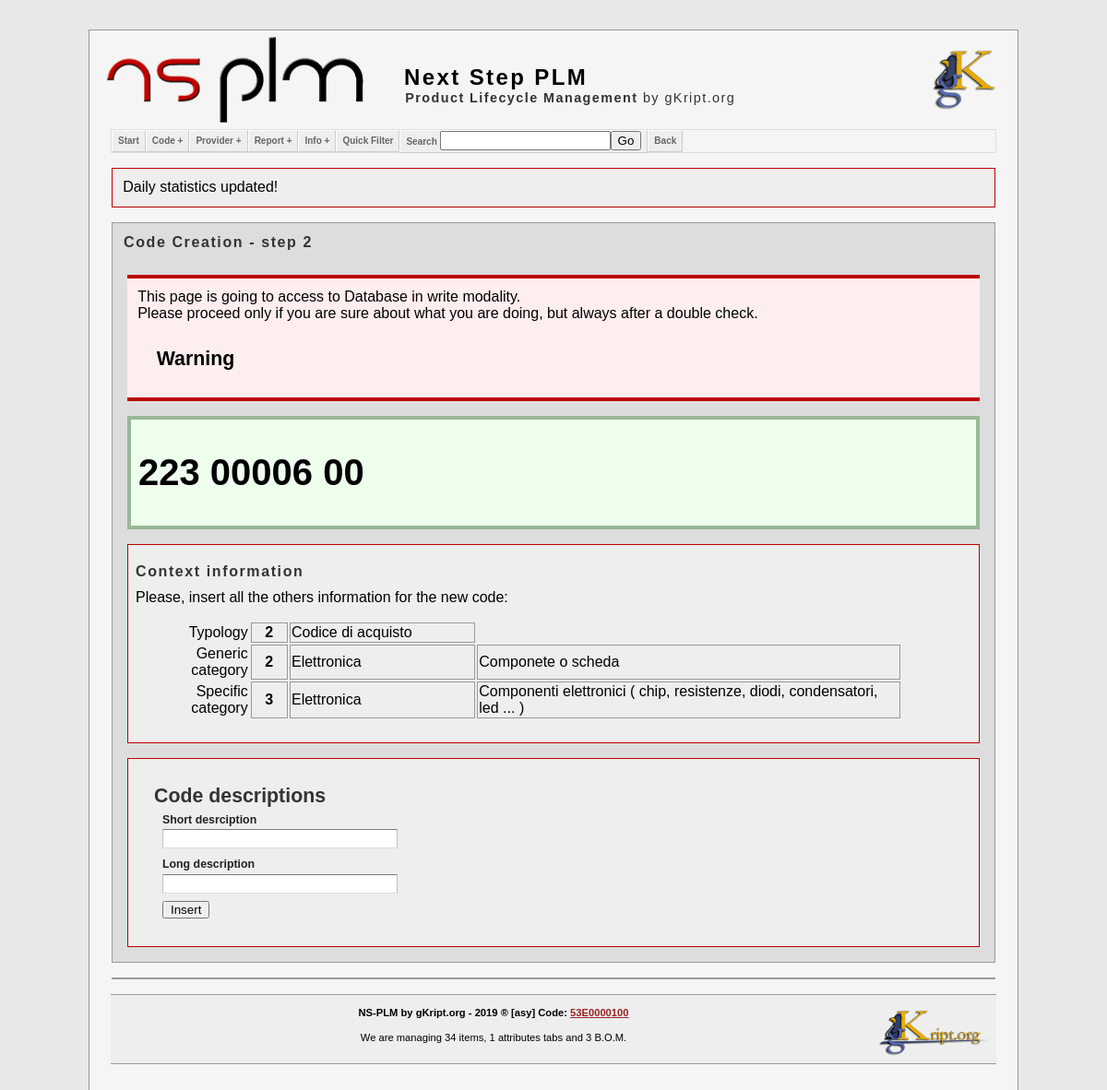
Page /code.php?T=2&G=2&S=3&action=Create on the earlier database version.
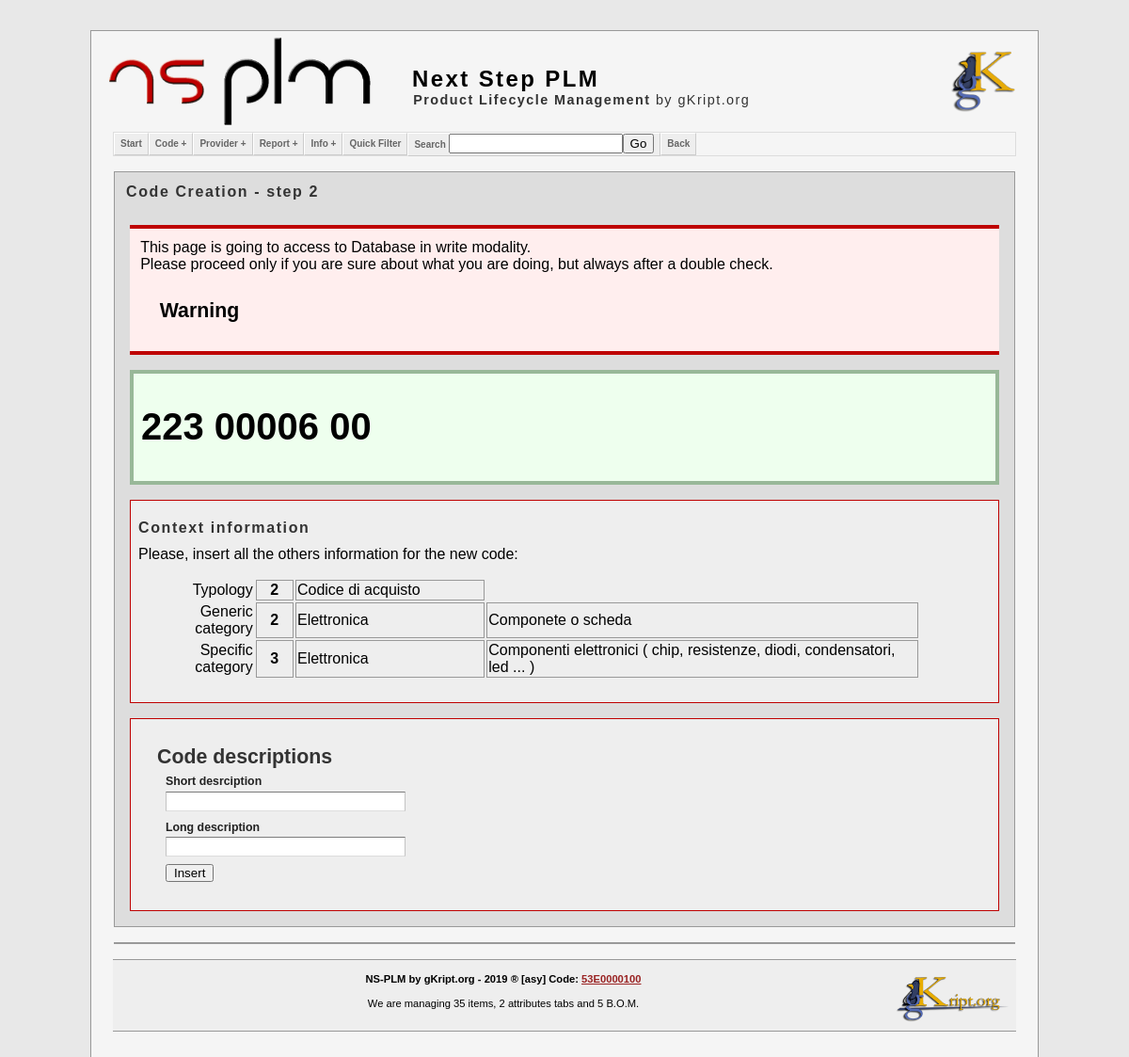
Same page on the later database version.
### tables this page shows
CREATE TABLE IF NOT EXISTS `statistics` (
  `statid` int(11) NOT NULL AUTO_INCREMENT,
  `name` varchar(32) NOT NULL,
  `value` varchar(32) NOT NULL,
  `timest` timestamp NOT NULL DEFAULT current_timestamp(),
  UNIQUE KEY `statid` (`statid`)
);

### src/php/code_functions.php (called while the page is built, shortened)
<?php
	function get_new_code( $t, $g, $s ) {
		global $mysqli;
		$srch = "$t$g$s";
		$sql = "SELECT *  FROM `elenco_codici` WHERE `codice` LIKE '$srch%' ORDER BY `codice`  DESC Limit 0,1";
		$result = $mysqli->query( $sql ) or
			die( "query_single_line() : Problem with query<br/>&nbsp;&nbsp;&nbsp;&nbsp;Query : $sql<br/>&nbsp;&nbsp;&nbsp;&nbsp;MySql :" . $mysqli->error ."<br/>" );
		if ( $row = $result->fetch_array() )
			$code = $row[ "codice" ];
		else
				return "$t$g$s" . "0000100";
		$cod_id = (int)substr($code, 3, 5);
		$ncode_id = sprintf( "%05d" , $cod_id + 1 );
		$ret = $srch . $ncode_id . "00";
		return $ret;
	}
?>

### src/php/statistics.php (called while the page is built, shortened)
<?php
	function stat_codes_total_from_stats( $sentence = 1 ) {
		$sql = "SELECT * FROM `statistics` WHERE `name` = 'CodeCountDaily' ORDER BY `statistics`.`timest` DESC LIMIT 0,1";
		$value = query_get_a_field( $sql , "value" );
		if ( $sentence )
			return "We are managing $value codes!";
		else
			return $value;
	}
	function stat_attributes_total_from_stats( $sentence = 1 ) {
		$sql = "SELECT * FROM `statistics` WHERE `name` = 'AttribCountDaily' ORDER BY `statistics`.`timest` DESC LIMIT 0,1";
		$value = query_get_a_field( $sql , "value" );
		if ( $sentence )
			return "We are managing $value attributes!";
		else
			return $value;
	}
	function stat_bom_total_from_stats( $sentence = 1 ) {
		$sql = "SELECT * FROM `statistics` WHERE `name` = 'BomCountDaily' ORDER BY `statistics`.`timest` DESC LIMIT 0,1";
		$value = query_get_a_field( $sql , "value" );
		if ( $sentence )
			return "We are managing $value B.O.M.!";
		else
			return $value;
	}
 ?>

### src/php/mysqli_utils.php (called while the page is built, shortened)
<?php
	function query_get_result( $query  , $echo = 0 ) {
		global $mysqli;
		$result = $mysqli->query ( $query ) or
			die( "query_single_line() : Problem with query<br/>&nbsp;&nbsp;&nbsp;&nbsp;Query true: $query<br/>&nbsp;&nbsp;&nbsp;&nbsp;MySql :" . $mysqli->error ."<br/>" );
		if ( $result->num_rows != 0 )
			return $result;
		else
			return NULL;
	}
	function query_get_a_field( $query , $fname  , $echo = 0 ) {
		$result = query_get_result( $query );
		if ( $row = $result->fetch_array() )
			return $row[ $fname ];
		else
			return 0;
	}
?>

### src/php/codemenu.php (the view, shortened to what this page needs)
<?php
	function emphasis_code( $code , $bl = 0 ) {
		if ( ! $bl )
			$code_split = substr($code, 0, 3) . "  " . substr($code, 3, 5) . "  " . substr($code, 8, 2);
		else if ( $bl == 1)
			$code_split = substr($code, 0, 3) . "  " . substr($code, 3, 5) . "  " . "<span class=\"blink_text\">" . substr($code, 8, 2) . "</span>";
		else if ( $bl == 2)
			$code_split = substr($code, 0, 3) . "  " . "<span class=\"blink_text\">" . substr($code, 3, 5) . "</span>" . "  " . substr($code, 8, 2);
		if ( ! $bl )
			echo "<blockquote class=\"code\">";
		else
			echo "<blockquote class=\"code_update\">";
?>
		<h1>
			<?php
					echo $code_split;
			?>
		</h1>
		</blockquote>
<?php
	}
?>

### src/php/utils.php (shortened to what this page needs)
<?php
	function println( $text ) {
		echo $text . "\n";
	}
	function link_css( $name , $path , $src = "local"  ) {
		if ( $src == "local" ) {
			$fname = $path . $name;
			println( "<link rel=\"stylesheet\" href=\"$fname\" type=\"text/css\" />" );
		}
		else if ( $src == "online" ) {
			println( "<link rel=\"stylesheet\" href=\"$path\" type=\"text/css\" />" );
		}
	}
	function insert_blockquote( $text , $type = "Blockquote" , $die = 0 ) {
		$border = "";
		if ( $type == "Blockquote" )
			$border = "border-top:1px solid #999; border-bottom:1px solid #999; background-color:#edd;";
		if ( $type == "Notice" )
			$border = "border-top:1px solid #999; border-bottom:1px solid #999; background-color:#eef;";
		else if ( $type == "Caution" )
			$border = "border-top:4px solid #e8e848; border-bottom:4px solid #e8e848; background-color:#ffd;";
		else if ( $type == "Warning" )
			$border = "border-top:4px solid #be0000; border-bottom:4px solid #be0000; background-color:#fee; text-align: justify; text-justify: inter-word;";
		else if ( $type == "Error" )
			$border = "border-top:10px solid #be0000; border-bottom:10px solid #be0000; background-color:#f99;";
		else if ( $type == "Success" )
			$border = "border-top:10px solid #8f8; border-bottom:10px solid #8f8; background-color:#dfd;";
		else
			$border = "border:1px solid #be0000; background-color:#eee;";
		if ( $type != "Blockquote" ) {
?>
		<blockquote style = "<?php print( $border ); ?>" >
			<p>
				<?php print( $text ); ?><br /><br />
				<h3>&nbsp;&nbsp;&nbsp;&nbsp;<span class="blink_text"><?php print( $type); ?></span></h3><br />
			</p>
<?php
		}
		else {
?>
		<blockquote style = "<?php print( $border ); ?>" >
			<p><?php print( $text ); ?></p>
<?php
		}
		echo "		</blockquote>";
	}
?>

### src/php/footer.php
			<div id="footer">
				<div style='text-align: center;' >
					<img src="src/img/logo/gkl.png" border="0" width="130px" alt="gk logo" style="float: right; vertical-align: middle; " />
					<h4>NS-PLM by gKript.org - 2019 &reg; [asy] Code: <a href="code.php?code=53E0000100">53E0000100</a></h4>
					<p>We are managing <?php echo stat_codes_total_from_stats(0); ?> items, <?php echo stat_attributes_total_from_stats(0); ?> attributes tabs and <?php echo stat_bom_total_from_stats(0); ?> B.O.M.</p>
					<br/>
				</div>
			</div>
		</div>
		<br/><br/>
	</body>
</html>

Differences in the rows shown:
no longer on this page (row unchanged): statistics: value "34"
no longer on this page (row unchanged): statistics: value "1"
no longer on this page (row unchanged): statistics: value "3"
added statistics: value "35"
added statistics: value "2"
added statistics: value "5"
Other differences:
$text: "Daily statistics updated!" → (not shown)
